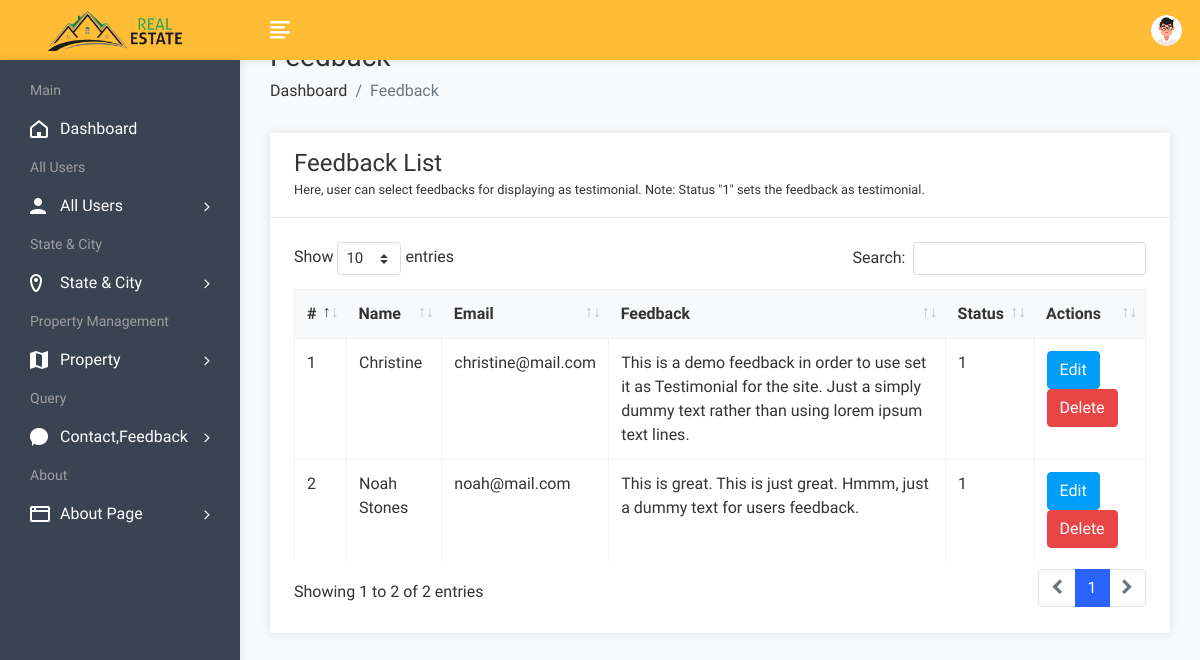
/admin/feedbackview.php (signed in), run on an earlier commit of the app's database.
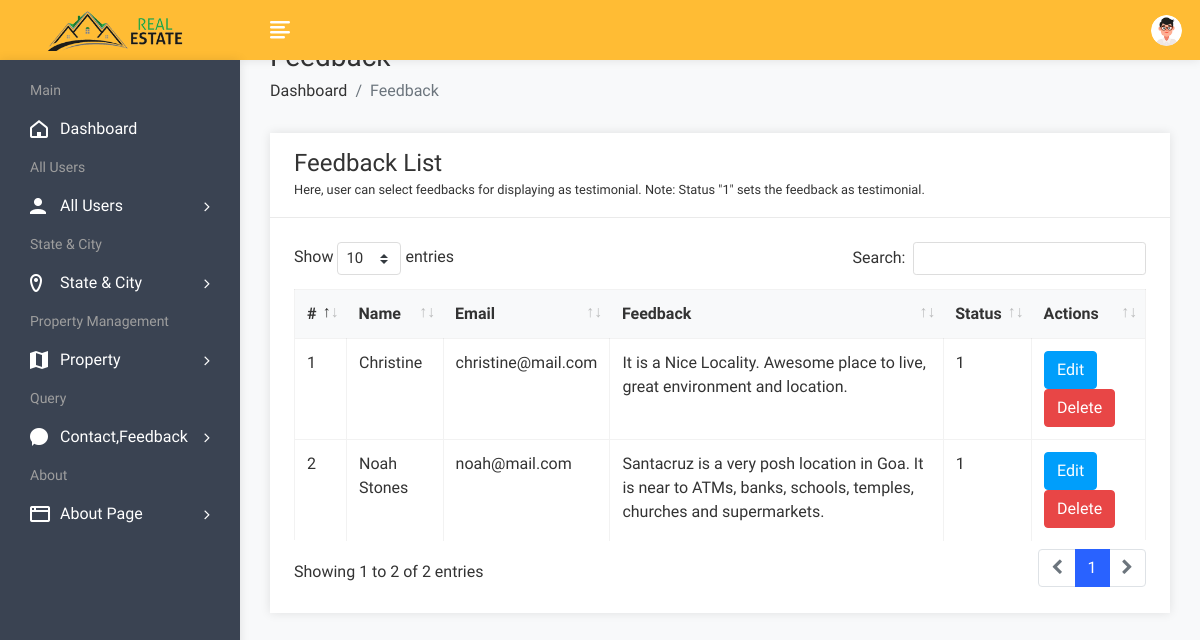
And on a later commit of the database.
### tables this page shows
CREATE TABLE `feedback` (
  `fid` int(50) NOT NULL,
  `uid` int(50) NOT NULL,
  `fdescription` varchar(300) NOT NULL,
  `status` int(1) NOT NULL,
  `date` datetime NOT NULL DEFAULT CURRENT_TIMESTAMP
);

CREATE TABLE `user` (
  `uid` int(50) NOT NULL,
  `uname` varchar(100) NOT NULL,
  `uemail` varchar(100) NOT NULL,
  `uphone` varchar(20) NOT NULL,
  `upass` varchar(50) NOT NULL,
  `utype` varchar(50) NOT NULL,
  `uimage` varchar(300) NOT NULL
);

### admin/feedbackview.php (the view, shortened to what this page needs)
<!DOCTYPE html>
<html lang="en">
<head>
        <link rel="stylesheet" href="assets/css/bootstrap.min.css">
        <link rel="stylesheet" href="assets/css/font-awesome.min.css">
        <link rel="stylesheet" href="assets/css/feathericon.min.css">
		<link rel="stylesheet" href="assets/plugins/datatables/dataTables.bootstrap4.min.css">
		<link rel="stylesheet" href="assets/plugins/datatables/responsive.bootstrap4.min.css">
		<link rel="stylesheet" href="assets/plugins/datatables/select.bootstrap4.min.css">
		<link rel="stylesheet" href="assets/plugins/datatables/buttons.bootstrap4.min.css">
        <link rel="stylesheet" href="assets/css/style.css">
    </head>
    <body>
				<?php include("header.php"); ?>
            <div class="page-wrapper">
                <div class="content container-fluid">
					<div class="page-header">
						<div class="row">
							<div class="col">
								<h3 class="page-title">Feedback</h3>
								<ul class="breadcrumb">
									<li class="breadcrumb-item"><a href="dashboard.php">Dashboard</a></li>
									<li class="breadcrumb-item active">Feedback</li>
								</ul>
							</div>
						</div>
					</div>
					<div class="row">
						<div class="col-sm-12">
							<div class="card">
								<div class="card-header">
									<h4 class="card-title">Feedback List</h4>
									<small>Here, user can select feedbacks for displaying as testimonial. Note: Status "1" sets the feedback as testimonial.</small>
								</div>
								<div class="card-body">
									<table id="basic-datatable" class="table table-bordered table-hover">
                                            <thead>
                                                <tr>
                                                    <th>#</th>
                                                    <th>Name</th>
                                                    <th>Email</th>
                                                    <th>Feedback</th>
													<th>Status</th>
                                                    <th>Actions</th>
                                                </tr>
                                            </thead>
                                            <tbody>
											<?php
												$query=mysqli_query($con,"select feedback.*, user.* from feedback,user where feedback.uid=user.uid");
												$cnt=1;
												while($row=mysqli_fetch_array($query))
													{
											?>
                                                <tr>
                                                    <td><?php echo $cnt; ?></td>
                                                    <td><?php echo $row['uname']; ?></td>
                                                    <td><?php echo $row['uemail']; ?></td>
                                                    <td><?php echo $row['2']; ?></td>
                                                    <td><?php echo $row['3']; ?></td>
													<td><a href="feedbackedit.php?id=<?php echo $row['0']; ?>"><button class="btn btn-info">Edit</button></a>
                                                    <a href="feedbackdelete.php?id=<?php echo $row['0']; ?>"><button class="btn btn-danger">Delete</button></a></td>
                                                </tr>
                                                <?php
												$cnt=$cnt+1;
												}
												?>
                                            </tbody>
                                        </table>
								</div>
							</div>
						</div>
					</div>
				</div>
			</div>
    </body>
</html>

What changed in the data, as far as the page shows it:
changed feedback "Christine": fdescription "This is a demo feedback in order to use set it as Testimonial for the site. Just a simply dummy text rather than using lorem ipsum text lines." → "It is a Nice Locality. Awesome place to live, great environment and location."
changed feedback "Noah Stones": fdescription "This is great. This is just great. Hmmm, just a dummy text for users feedback." → "Santacruz is a very posh location in Goa. It is near to ATMs, banks, schools, temples, churches and supermarkets."
